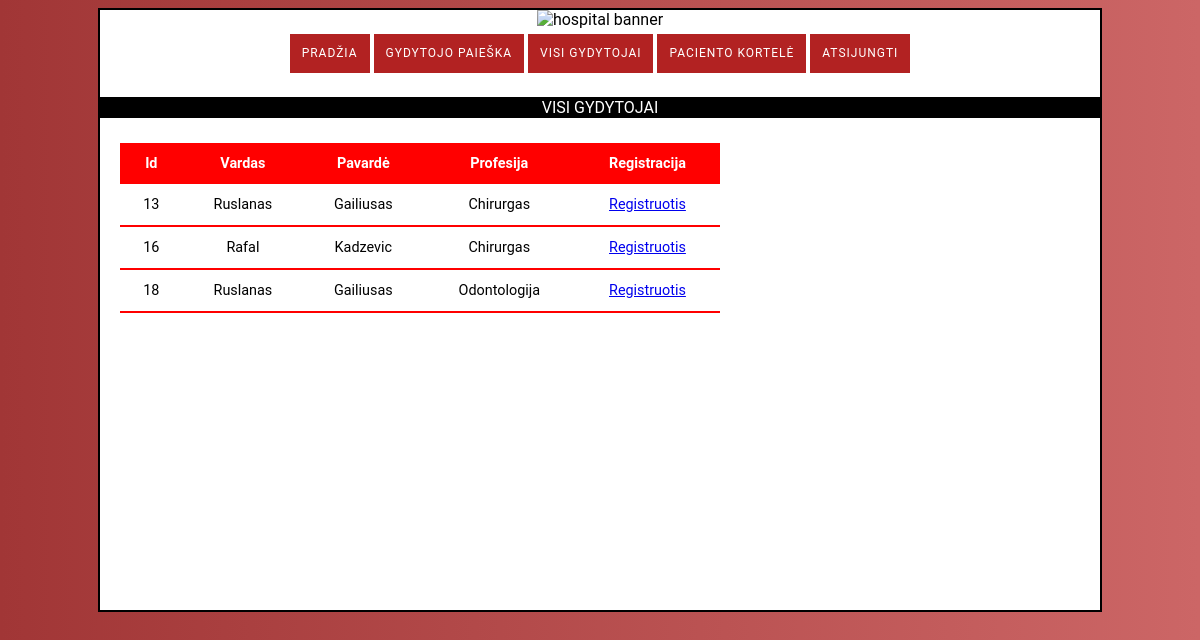
Page /doctors.php (signed in) on the committed database.
### tables this page shows
CREATE TABLE `users` (
  `id` int(11) NOT NULL,
  `username` varchar(100) NOT NULL,
  `lastname` varchar(100) NOT NULL,
  `email` varchar(100) NOT NULL,
  `password` varchar(100) NOT NULL,
  `avatar` varchar(100) NOT NULL,
  `profession` varchar(100) NOT NULL,
  `dkey` varchar(50) DEFAULT NULL,
  `card_id` int(100) NOT NULL
);

### doctors.php (the view, shortened to what this page needs)
<!doctype html>
<html lang="en">
<head>
    <link rel="stylesheet" href="style.css">
</head>
<body>
<div class="content-doctors">
<?php include "navigation.php" ?>
    <br>
    <div style="border: 1px solid black;color:white;background-color: black">
        VISI GYDYTOJAI
    </div>
<?php
require_once "connect.php";
$connection = new mysqli($host,$db_user,$db_password, $db_name);
$sql = "SELECT  id,username, lastname, profession FROM users WHERE dkey='raktas'";
if($result = $connection->query($sql))
{
    if($result->num_rows>0)
    {
        echo '<table class="table-doctors">';
        echo '<thead>';
        echo "<tr><th>Id</th><th>Vardas</th><th>Pavardė</th><th>Profesija</th><th>Registracija</th></tr>";
        echo '</thead>';
        echo '<tbody>';
        while($row=$result->fetch_assoc())
        {
            $id=$row['id'];
            ?>
           <tr>
           <td><?php echo $row['id']?></td>
            <td><?php echo $row['username']?></td>
            <td><?php echo $row['lastname']?></td>
            <td><?php echo $row['profession']?></td>
            <td><a href="doctors.php?<?php echo $id?>">Registruotis</a></td>
            </tr>
            </tbody>
    <?php
        }
        echo "</table>";
    }
}
else {
    echo "Klaida su DB!";
}
?>
</div>
</body>
</html>

### style.css (style rules this page uses)
.content-doctors { text-align: center; align-items: center; width: 1000px; height: 600px; margin: auto; text-align: center; align-items: center; border: 2px solid black; }
.content-doctors { background: white; }
body { background: #76b852; background: -webkit-linear-gradient(right, #cc6666, #a13636); background: -moz-linear-gradient(right, #cc6666, #a13636); background: -o-linear-gradient(right, #cc6666, #a13636); background: linear-gradient(to left, #cc6666, #a13636); font-family: "Roboto", sans-serif; -webkit-font-smoothing: antialiased; -moz-osx-font-smoothing: grayscale; }
.table-doctors { border-collapse: collapse; margin: 25px 0; font-size: 0.9em; min-width: 600px; position: relative; left:2%; }
.table-doctors th, .table-doctors td { padding: 12px 15px; }
.table-doctors thead tr { background-color: red; color:white; text-align: center; font-weight: bold; }
.table-doctors tbody tr:last-of-type { border-bottom: 2px solid red; }

### rows in the picture
users: id "13", username "Ruslanas", lastname "Gailiusas", profession "Chirurgas"
users: id "16", username "Rafal", lastname "Kadzevic", profession "Chirurgas"
users: id "18", username "Ruslanas", lastname "Gailiusas", profession "Odontologija"
